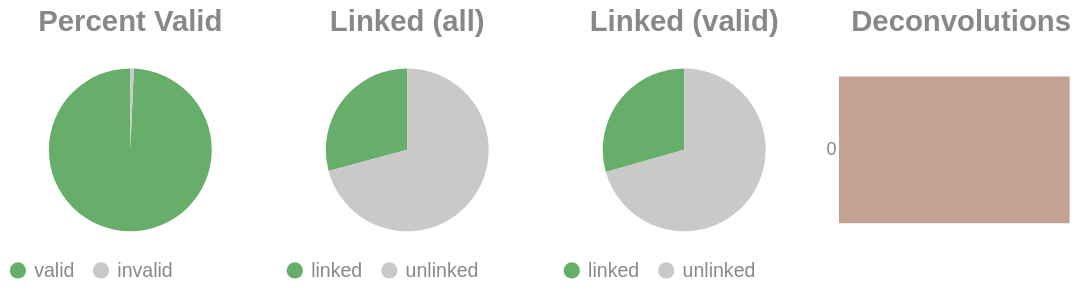

Notebook code for this chart:
### Code cell
if SKIPLR:
    pass
else:
    clash = Counter()
    for i in valids['molecule'].to_list():
        _mol = i.split("-")
        if len(_mol) == 1:
            clash.update('0')
        else:
            clash.update(_mol[-1])

    _d = {"deconvolutions": [], 'count': []}
    for k,v in clash.items():
        _d['deconvolutions'].append(k)
        _d['count'].append(v)

    tot_valid = valids['reads'].sum()
    mask = valids['reads'] >= 2
    n_linked_reads = valids.filter(mask)['reads'].sum()
    if n_linked_reads == 0:
        print_html("No linked molecules (>=2 reads) were detected; skipping linked-only distributions.")
        SKIPLR = True
    else:
        perc_valid = round(tot_valid / n_reads, 4)
        linked_perc_abs = round(n_linked_reads / n_reads, 4)
        linked_perc = round(n_linked_reads / tot_valid, 4)

    _valid = pl.DataFrame({"valids": ['valid', 'invalid'], "count": [tot_valid, n_reads - tot_valid]})
    _linked_abs = pl.DataFrame({"linked (absolute)": ['linked', 'unlinked'], "count": [n_linked_reads, n_reads - n_linked_reads]})
    _linked_rel = pl.DataFrame({"linked (valids)": ['linked', 'unlinked'], "count": [n_linked_reads, tot_valid - n_linked_reads]})

    (
        alt.hconcat(
            piechart(_valid, goodval = 'valid', title = "Percent Valid"),
            piechart(_linked_abs, goodval = "linked", title =  "Linked (all)"),
            piechart(_linked_rel, goodval = "linked", title =  "Linked (valid)"),
            convolutionbar(pl.DataFrame(_d), title = "Deconvolutions"),
            center = True,
            bounds = 'flush'
        )
        .resolve_scale(color='independent')
        .resolve_legend('independent')
        .properties(usermeta={'embedOptions': {"actions": False}})
    ).display()

### Figure 1 — Vega-Lite specification as saved in the notebook (floating-point values rounded to 4 significant figures)
{"width": "container", "height": 400, "config": {"title": {"anchor": "start", "dy": -15, "fontSize": 18, "color": "#888888", "subtitleColor": "#888888", "subtitleFontSize": 14}, "arc": {"fill": "#0072B2"}, "axis": {"domainColor": "#888888", "domainWidth": 0.5, "gridWidth": 0.2, "grid": false, "titleFontWeight": 400, "titleFontSize": 15, "labelFontSize": 11, "labelColor": "#888888", "tickColor": "#888888", "tickWidth": 0.2, "titleColor": "#888888"}, "axisBand": {"grid": false}, "axisX": {"grid": true, "tickSize": 10, "domainCap": "round"}, "axisY": {"domain": false, "grid": true, "tickSize": 0, "domainCap": "round"}, "background": "transparent", "header": {"labelFontSize": 15, "labelColor": "#888888", "titleFontSize": 15, "titleFontWeight": 600, "titleColor": "#888888"}, "legend": {"labelFont": "sans-serif", "labelFontSize": 12, "labelColor": "#888888", "symbolSize": 100, "symbolType": "circle", "titleFontSize": 12, "titlePadding": 10, "titleColor": "#888888", "title": null}, "range": {"category": ["#E69F00", "#56B4E9", "#009E73", "#F0E442", "#0072B2", "#D55E00", "#CC79A7", "#000000"], "diverging": ["#cfe8f3", "#a2d4ec", "#73bfe2", "#46abdb", "#1696d2", "#12719e"]}, "area": {"fill": "#0072B2", "fillOpacity": 0.7, "line": true, "strokeOpacity": 0.7}, "line": {"color": "#0072B2", "stroke": "#0072B2", "strokeWidth": 2}, "trail": {"color": "#0072B2", "stroke": "#0072B2", "strokeWidth": 0, "size": 1}, "point": {"filled": true, "fillOpacity": 1.0, "size": 95}, "text": {"color": "#888888", "fontSize": 11, "align": "right", "fontWeight": 400, "size": 11}, "bar": {"fill": "#0072B2", "stroke": null}, "view": {"stroke": null, "continuousWidth": 660, "continuousHeight": 400}}, "hconcat": [{"data": {"name": "data-cb419c6e4d0124075f5b2d55b09dfd78"}, "mark": {"type": "arc"}, "encoding": {"color": {"field": "valids", "legend": {"orient": "bottom", "title": null}, "scale": {"domain": ["valid", "invalid"], "range": ["#68ae6b", "#C9C9C9"]}, "title": "Valids", "type": "nominal"}, "theta": {"field": "count", "type": "quantitative"}, "tooltip": [{"field": "valids", "title": "Valids", "type": "ordinal"}, {"field": "percent", "format": ".2%", "title": "Percent", "type": "quantitative"}, {"field": "count", "title": "Count", "type": "quantitative"}]}, "height": 100, "title": {"text": "Percent Valid", "align": "center", "anchor": "middle"}, "transform": [{"calculate": "datum.count / 5737908", "as": "percent"}], "width": 150}, {"data": {"name": "data-0283f49296367530dc1a939e6b7b4067"}, "mark": {"type": "arc"}, "encoding": {"color": {"field": "linked (absolute)", "legend": {"orient": "bottom", "title": null}, "scale": {"domain": ["linked", "unlinked"], "range": ["#68ae6b", "#C9C9C9"]}, "title": "Linked (Absolute)", "type": "nominal"}, "theta": {"field": "count", "type": "quantitative"}, "tooltip": [{"field": "linked (absolute)", "title": "Linked (Absolute)", "type": "ordinal"}, {"field": "percent", "format": ".2%", "title": "Percent", "type": "quantitative"}, {"field": "count", "title": "Count", "type": "quantitative"}]}, "height": 100, "title": {"text": "Linked (all)", "align": "center", "anchor": "middle"}, "transform": [{"calculate": "datum.count / 5737908", "as": "percent"}], "width": 150}, {"data": {"name": "data-bde4b721085fb3bbbe4ec6b1d39253f7"}, "mark": {"type": "arc"}, "encoding": {"color": {"field": "linked (valids)", "legend": {"orient": "bottom", "title": null}, "scale": {"domain": ["linked", "unlinked"], "range": ["#68ae6b", "#C9C9C9"]}, "title": "Linked (Valids)", "type": "nominal"}, "theta": {"field": "count", "type": "quantitative"}, "tooltip": [{"field": "linked (valids)", "title": "Linked (Valids)", "type": "ordinal"}, {"field": "percent", "format": ".2%", "title": "Percent", "type": "quantitative"}, {"field": "count", "title": "Count", "type": "quantitative"}]}, "height": 100, "title": {"text": "Linked (valid)", "align": "center", "anchor": "middle"}, "transform": [{"calculate": "datum.count / 5698450", "as": "percent"}], "width": 150}, {"data": {"name": "data-f15743f523a9d597a55702ef7d5956de"}, "mark": {"type": "bar"}, "encoding": {"color": {"field": "deconvolutions", "legend": null, "scale": {"scheme": "lightgreyred"}, "type": "nominal"}, "tooltip": [{"field": "deconvolutions", "title": "Deconvolutions", "type": "ordinal"}, {"field": "percent", "format": ".2%", "title": "Percent", "type": "quantitative"}, {"field": "count", "title": "Count", "type": "quantitative"}], "x": {"axis": null, "field": "count", "type": "quantitative"}, "y": {"field": "deconvolutions", "sort": "ascending", "title": null, "type": "nominal"}}, "height": 100, "title": {"text": "Deconvolutions", "align": "center", "anchor": "middle"}, "transform": [{"calculate": "datum.count / 4720443", "as": "percent"}], "width": 150}], "bounds": "flush", "center": true, "resolve": {"legend": {"angle": "independent"}, "scale": {"color": "independent"}}, "usermeta": {"embedOptions": {"actions": false}}, "$schema": "https://vega.github.io/schema/vega-lite/v6.1.0.json", "datasets": {"data-cb419c6e4d0124075f5b2d55b09dfd78": [{"valids": "valid", "count": 5698450}, {"valids": "invalid", "count": 39458}], "data-0283f49296367530dc1a939e6b7b4067": [{"linked (absolute)": "linked", "count": 1674130}, {"linked (absolute)": "unlinked", "count": 4063778}], "data-bde4b721085fb3bbbe4ec6b1d39253f7": [{"linked (valids)": "linked", "count": 1674130}, {"linked (valids)": "unlinked", "count": 4024320}], "data-f15743f523a9d597a55702ef7d5956de": [{"deconvolutions": "0", "count": 4720443}]}}
